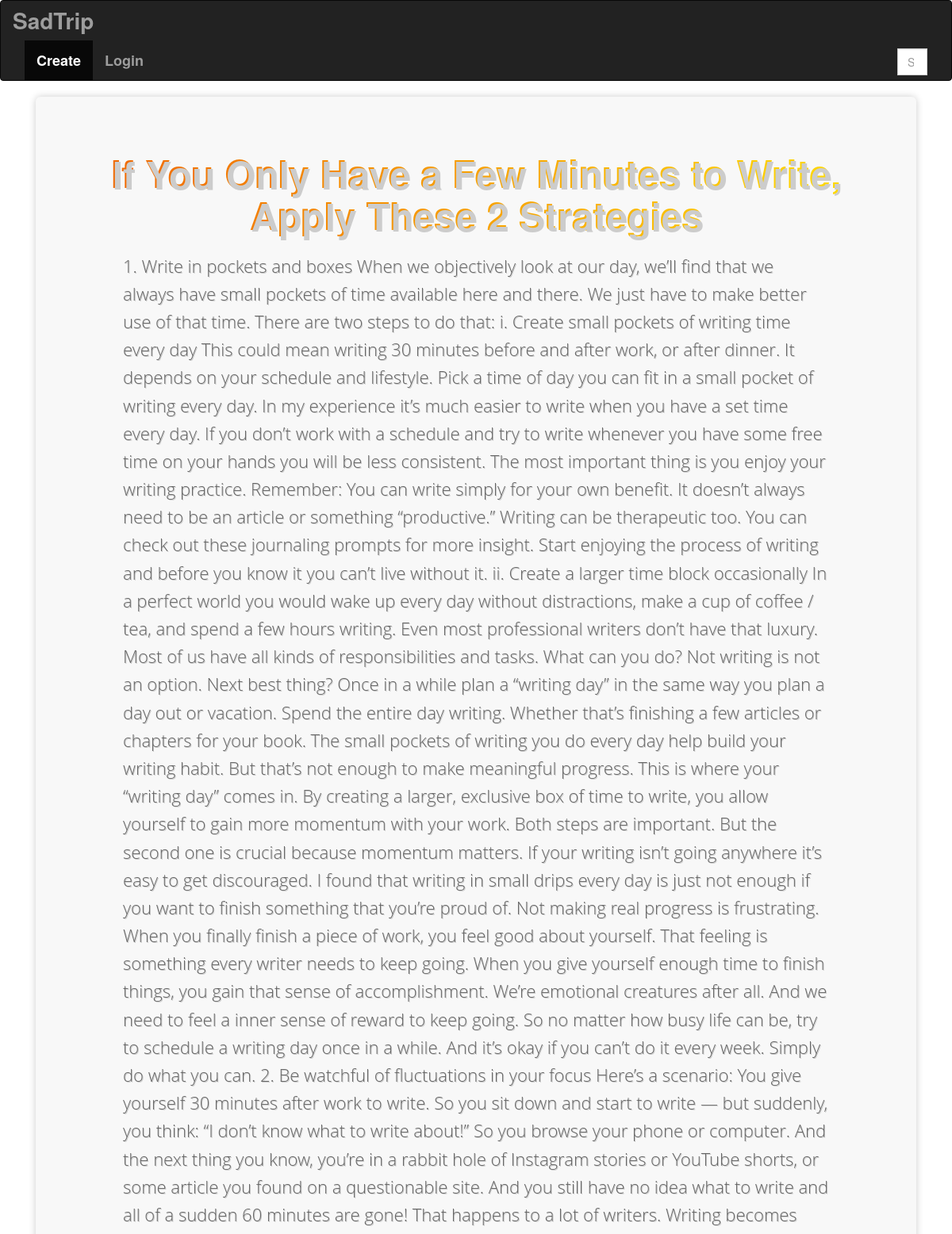
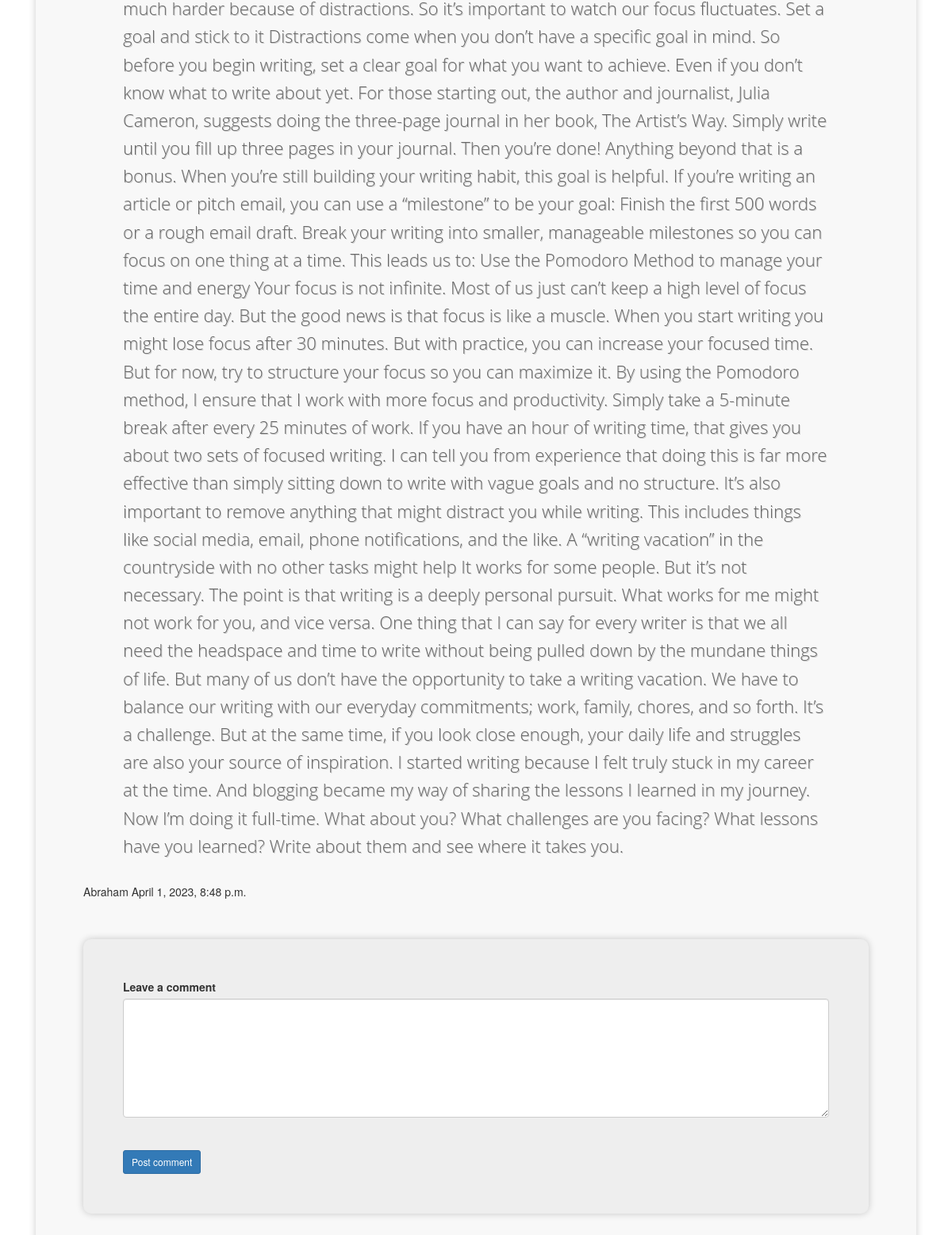
The page /userPost/7/ on the database its author committed (2 pictures, top to bottom).
### Blog/models.py (models this page shows, shortened)
class Post(models.Model):
     Host = models.ForeignKey(User, on_delete=models.SET_NULL, null=True)
     Topic = models.ForeignKey(Topic, on_delete=models.SET_NULL, null=True)
     Title = models.CharField(max_length=500)
     Content = models.TextField()
     Updated  = models.DateTimeField(auto_now=True)
     Created = models.DateTimeField(auto_now_add=True)
     class Meta:
         ordering = ['-Updated','-Created']

### Blog/views.py (the view)
# urls.py: path('userPost/<str:pk>/',views.userPost,name='userPost'),
def userPost(request,pk):
    post = Post.objects.get(id=pk)
    context = {'post':post}
    return render(request,'Blog/userPost.html',context)

### Blog/templates/Blog/userPost.html (shortened to what this page needs)
{% extends 'home.html'%}
{% block content %}
  <div>
    <div class="container">
      <div class="jumbotron">
        <h1>{{post.Title}}</h1>
        <p>{{ post.Content}}</p>
        {{post.Host}} {{post.Created}}
        <form method="POST" action="">
          <div class="comment-container">
            <div class="comment-inside">
              <section style="background-color: #eee;">
                <div class="container my-5 py-5">
                  <div class="row d-flex justify-content-center">
                    <label class="form-label" for="textAreaExample">Leave a comment</label>
                    <textarea class="form-control" id="textAreaExample" style="background: #fff;"></textarea>
                    <hr>
                    <button type="button" class="btn btn-primary btn-sm">Post comment</button>
                  </div>
                </div>
              </section>
            </div>
          </div>
        </form>
      </div>
    </div>
  </div>
{% endblock %}

### Blog/templates/Blog/userPost.html (style rules this page uses)
.jumbotron { background-color: #f8f8f8; color: #333; padding: 50px; margin-bottom: 30px; border-radius: 10px; padding: 50px 100px; box-shadow: 0 0 10px rgba(0, 0, 0, 0.2); }
.jumbotron h1 { font-size: 48px; font-weight: bold; text-align: center; margin-bottom: 20px; color: #333; text-shadow: 2px 2px 0 #ccc; background-image: linear-gradient(to right, #F06401, #FFDD00); -webkit-background-clip: text; -webkit-text-fill-color: transparent; }
.jumbotron p { font-size: 22px; font-family: "Open Sans", sans-serif; font-weight: 300; color: #666; line-height: 1.6; margin-bottom: 30px; padding-left: 50px; padding-right: 50px; text-shadow: 1px 1px 0 #ccc; }
.container { max-width: 1140px; margin: 0 auto; }
.comment-container { margin-top: 50px; margin-bottom: 50px; }
.comment-inside { background-color: #eee; border-radius: 10px; box-shadow: 0 0 10px rgba(0, 0, 0, 0.2); padding: 50px; }
textarea { height: auto; min-height: 150px; max-height: 300px; overflow-y: auto; }

### rows shown on the page
Post: Title "If You Only Have a Few Minutes to Write, Apply These 2 Strategies", Content "1. Write in pockets and boxes When we objectively look at our day, we’ll find that we always have small pockets of time available here and there. We just have to make better use of that time. There are two steps to do that: i. Create small pockets of writing time every day This could mean writing 30 minutes before and after work, or after dinner. It depends on your schedule and lifestyle. Pick a time of day you can fit in a small pocket of writing every day. In my experience it’s much easier to write when you have a set time every day. If you don’t work with a schedule and try to write whenever you have some free time on your hands you will be less consistent. The most important thing is…", Host "Abraham", Created "April 1, 2023, 8:48 p.m."
